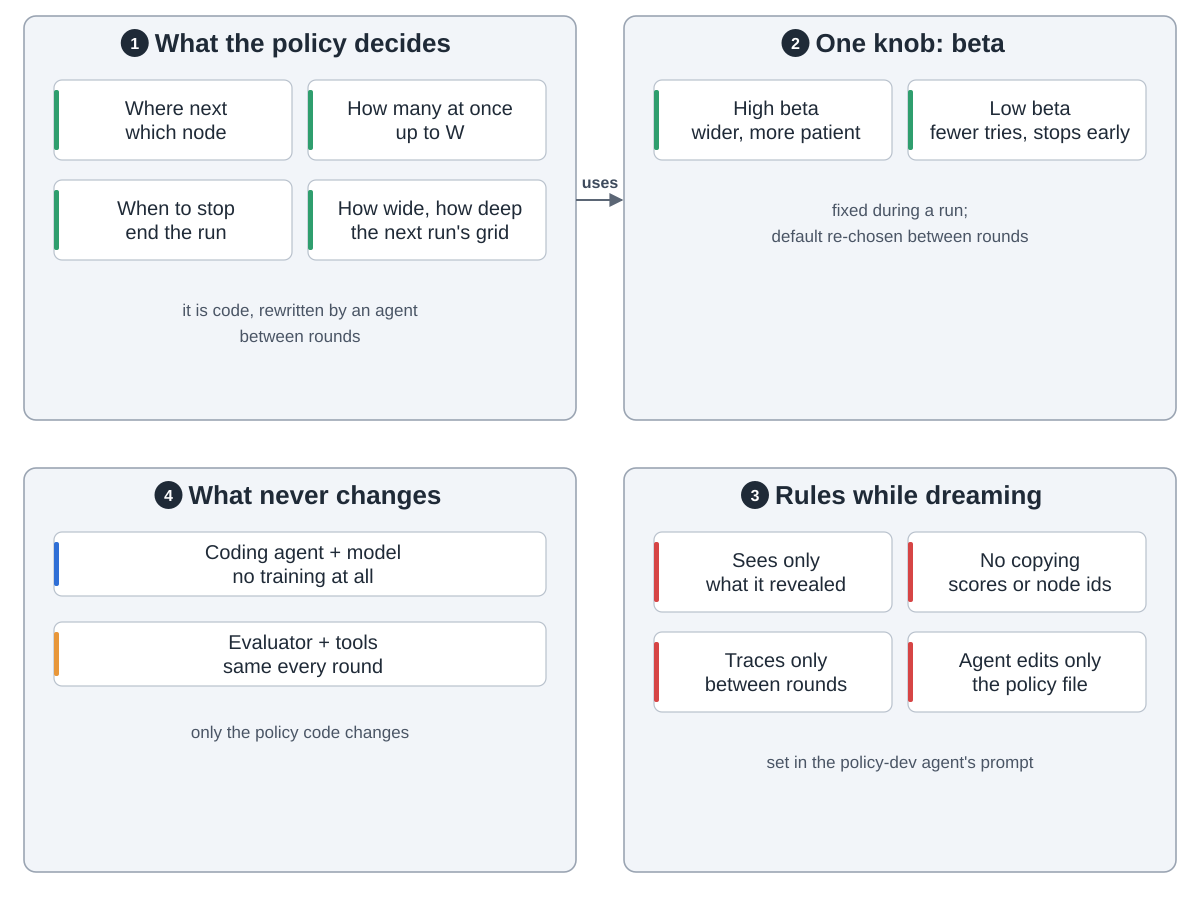

The script that saved this image:
"""Dream-RSI: what the exploration policy controls, and the rules while dreaming.  Drawn from the
paper, section 3 and appendix B.2 (the policy-development agent's prompt), in
github.com/zhengkid/Dream-RSI papers/Dream-RSI.pdf (commit 4149ea9), and README.md ("Zero gradient
steps on the coding agent") at the same commit.  Run: python3 policy.py

Snake order: 1 what the policy decides (top left) -> 2 one knob, beta (top right) ->
3 rules while dreaming (bottom right) -> 4 what never changes (bottom left)."""
import sys
from pathlib import Path

sys.path.insert(0, str(Path(__file__).resolve().parents[2] / "tools"))
from archdiagram import Diagram  # noqa: E402

d = Diagram("Dream-RSI policy and rules",
            "1 What the policy decides: where to go next, how many tries run at once (up to W), when to stop, "
            "and how wide and deep the next run's grid is (branches times steps). It is code, rewritten by an "
            "agent. 2 One knob, beta: high beta means wider and more patient, low beta means fewer tries and "
            "earlier stops; beta is fixed during a run, and its default is re-chosen between rounds. "
            "3 Rules while dreaming, from the policy-development agent's prompt: the policy sees only what it "
            "has revealed, never copies scores or node ids from the traces, reads traces only between rounds, "
            "and the agent edits only the policy file. 4 What never changes: the coding agent and its model get "
            "no training, and the evaluator and tools stay the same; only the policy code changes.")

L, R, W = 24, 624, 552
T1, H1 = 16, 404
T2, H2 = 468, 404


def grid(x, top, cards, h=80, gap=20, y0=64):
    for i, (lbl, kind) in enumerate(cards):
        d.card(x + 30 + (i % 2) * 254, top + y0 + (i // 2) * (h + gap), lbl, kind, w=238, h=h)


d.group(L, T1, W, H1, "What the policy decides", 1)
grid(L, T1, [("Where next|which node", "plan"), ("How many at once|up to W", "plan"),
             ("When to stop|end the run", "plan"), ("How wide, how deep|the next run's grid", "plan")])
d.note(L + W / 2, T1 + 300, "it is code, rewritten by an agent")
d.note(L + W / 2, T1 + 326, "between rounds")

d.group(R, T1, W, H1, "One knob: beta", 2)
grid(R, T1, [("High beta|wider, more patient", "plan"), ("Low beta|fewer tries, stops early", "plan")])
d.note(R + W / 2, T1 + 200, "fixed during a run;")
d.note(R + W / 2, T1 + 226, "default re-chosen between rounds")

d.group(R, T2, W, H2, "Rules while dreaming", 3)
grid(R, T2, [("Sees only|what it revealed", "review"), ("No copying|scores or node ids", "review"),
             ("Traces only|between rounds", "review"), ("Agent edits only|the policy file", "review")])
d.note(R + W / 2, T2 + 300, "set in the policy-dev agent's prompt")

d.group(L, T2, W, H2, "What never changes", 4)
d.card(L + 30, T2 + 64, "Coding agent + model|no training at all", "coding", w=492, h=64)
d.card(L + 30, T2 + 154, "Evaluator + tools|same every round", "critic", w=492, h=64)
d.note(L + W / 2, T2 + 270, "only the policy code changes")

d.arrow(f"M{L + W} 200H{R - 2}", label="uses", at=(600, 188))

d.save(Path(__file__).with_name("policy.svg"))
